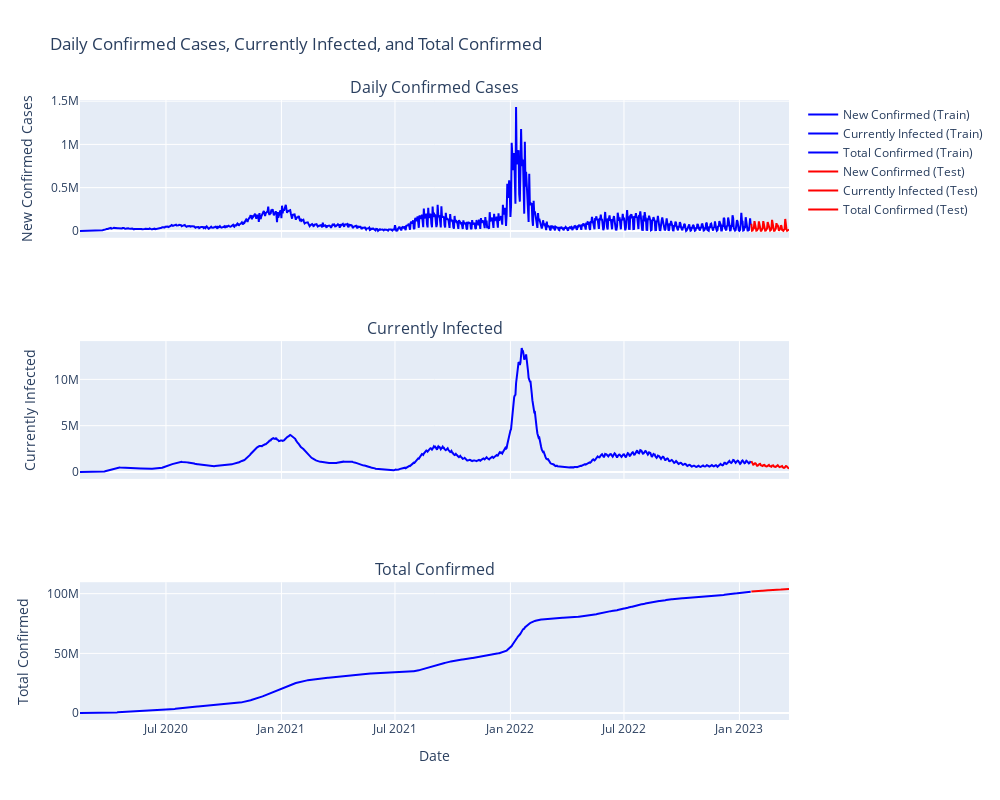

The notebook cell this image was saved under:
### Code cell
# Creating subplots vertically aligned
fig = make_subplots(rows=3, cols=1, shared_xaxes=True, subplot_titles=("Daily Confirmed Cases", "Currently Infected", "Total Confirmed"))

# Adding traces for the train dataset
fig.add_trace(go.Scatter(x=train_df.index, y=train_df['new_confirmed'], name='New Confirmed (Train)', line=dict(color='blue')), row=1, col=1)
fig.add_trace(go.Scatter(x=train_df.index, y=train_df['infected'], name='Currently Infected (Train)', line=dict(color='blue')), row=2, col=1)
fig.add_trace(go.Scatter(x=train_df.index, y=train_df['confirmed'], name='Total Confirmed (Train)', line=dict(color='blue')), row=3, col=1)

# Adding traces for the test dataset
fig.add_trace(go.Scatter(x=test_df.index, y=test_df['new_confirmed'], name='New Confirmed (Test)', line=dict(color='red')), row=1, col=1)
fig.add_trace(go.Scatter(x=test_df.index, y=test_df['infected'], name='Currently Infected (Test)', line=dict(color='red')), row=2, col=1)
fig.add_trace(go.Scatter(x=test_df.index, y=test_df['confirmed'], name='Total Confirmed (Test)', line=dict(color='red')), row=3, col=1)

# Update the layout
fig.update_layout(height=800, 
                width=1000, 
                title='Daily Confirmed Cases, Currently Infected, and Total Confirmed',
                xaxis_rangeslider_visible=False)
fig.update_xaxes(title_text='Date', row=3, col=1)
fig.update_yaxes(title_text='New Confirmed Cases', row=1, col=1)
fig.update_yaxes(title_text='Currently Infected', row=2, col=1)
fig.update_yaxes(title_text='Total Confirmed', row=3, col=1)
